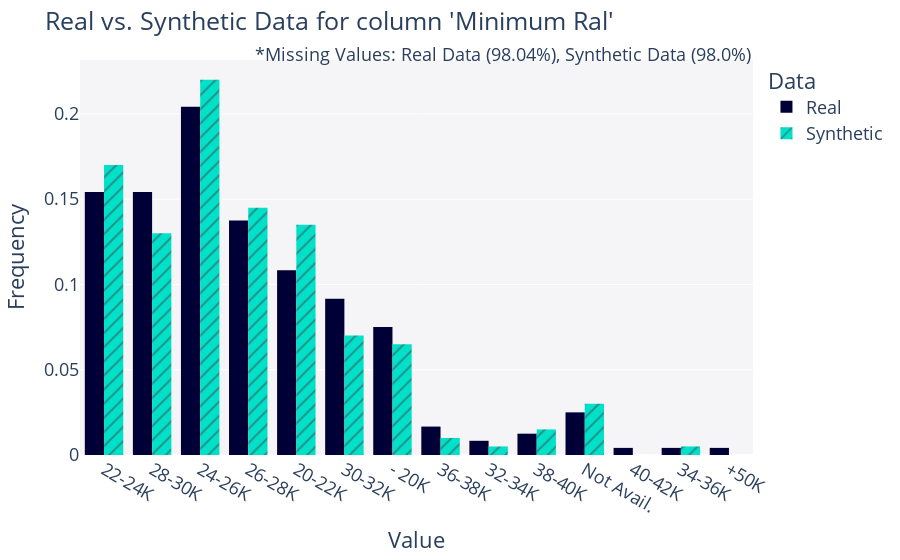
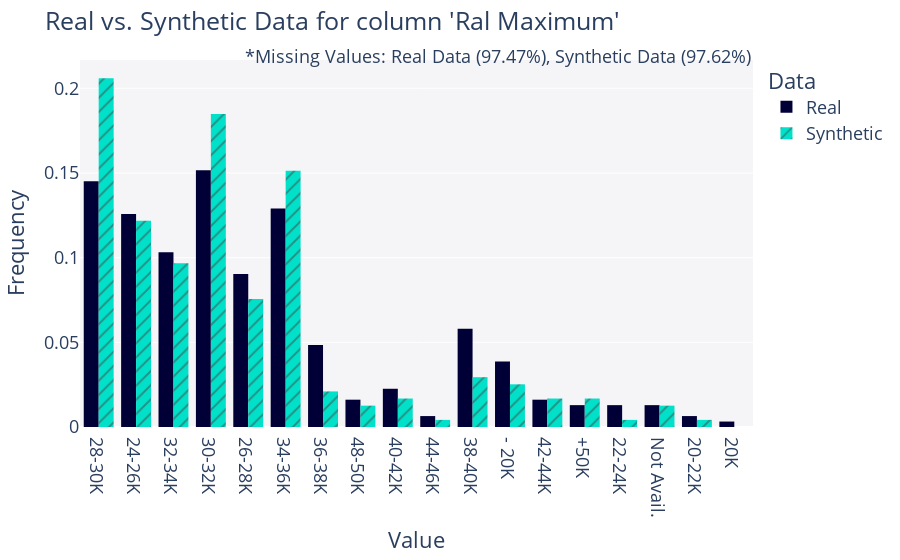
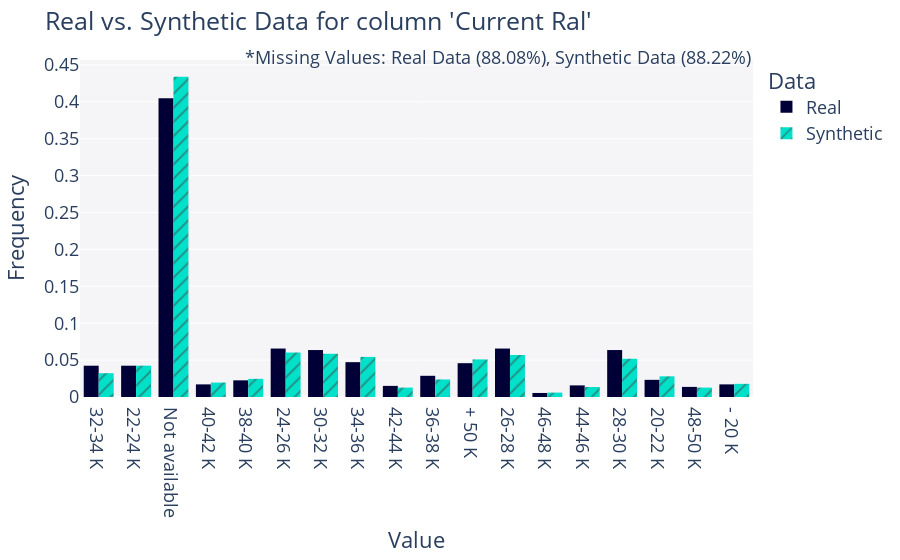
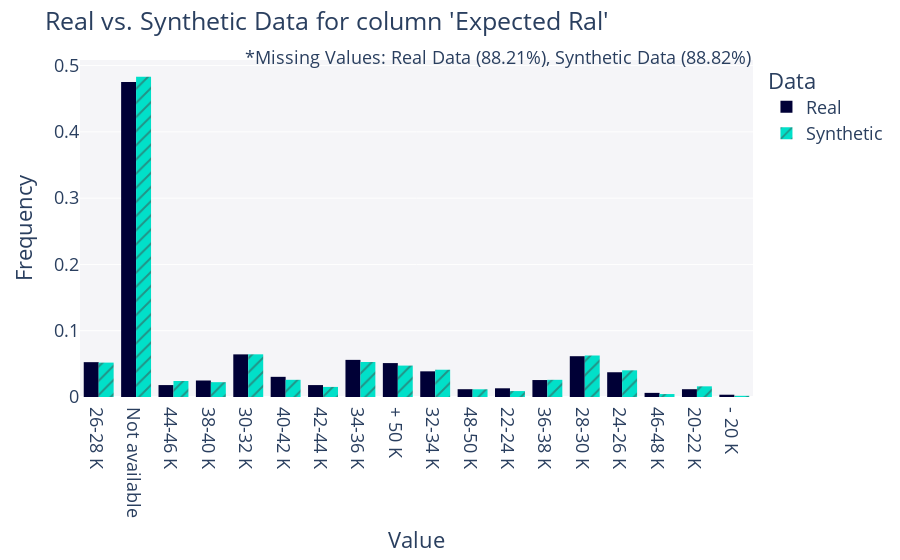

Here is the notebook cell these charts were saved with, in order:
### Code cell
# 3. plot the data
columns_to_plot = ['Minimum Ral', 'Ral Maximum', 'Current Ral', 'Expected Ral', 'Year of insertion', 'Year of Recruitment', 'Sex', 'Candidate State', 'Age Range', 'Years Experience']
for col in columns_to_plot:
    fig = get_column_plot(
        real_data=data,
        synthetic_data=synthetic_data,
        metadata=metadata,
        column_name=col,
        plot_type='bar'
    )
        
    fig.show()

### Figure 1 — Plotly figure (JSON) as saved in the notebook; plotly's stock layout.template omitted (floating-point values rounded to 4 significant figures; data arrays with more than 128 entries replaced by an {"elided": "..."} marker saying what was removed)
{"data": [{"alignmentgroup": "True", "bingroup": "x", "histnorm": "probability density", "hovertemplate": "<b>Real</b><br>Frequency: %{y}<extra></extra>", "legendgroup": "Real", "marker": {"color": "#000036", "pattern": {"shape": ""}}, "name": "Real", "offsetgroup": "Real", "orientation": "v", "showlegend": true, "type": "histogram", "x": {"elided": "240 str values"}, "xaxis": "x", "yaxis": "y"}, {"alignmentgroup": "True", "bingroup": "x", "histnorm": "probability density", "hovertemplate": "<b>Synthetic</b><br>Frequency: %{y}<extra></extra>", "legendgroup": "Synthetic", "marker": {"color": "#01E0C9", "pattern": {"shape": "/"}}, "name": "Synthetic", "offsetgroup": "Synthetic", "orientation": "v", "showlegend": true, "type": "histogram", "x": {"elided": "200 str values"}, "xaxis": "x", "yaxis": "y"}], "layout": {"annotations": [{"showarrow": false, "text": "*Missing Values: Real Data (98.04%), Synthetic Data (98.0%)", "x": 1, "xref": "paper", "y": 1.05, "yref": "paper"}], "barmode": "group", "font": {"size": 18}, "legend": {"title": {"text": "Data"}, "tracegroupgap": 0}, "margin": {"t": 60}, "plot_bgcolor": "#F5F5F8", "title": {"text": "Real vs. Synthetic Data for column 'Minimum Ral'"}, "xaxis": {"anchor": "y", "domain": [0, 1], "title": {"text": "Value"}}, "yaxis": {"anchor": "x", "domain": [0, 1], "title": {"text": "Frequency"}}}}

### Figure 2 — Plotly figure (JSON) as saved in the notebook; plotly's stock layout.template omitted (floating-point values rounded to 4 significant figures; data arrays with more than 128 entries replaced by an {"elided": "..."} marker saying what was removed)
{"data": [{"alignmentgroup": "True", "bingroup": "x", "histnorm": "probability density", "hovertemplate": "<b>Real</b><br>Frequency: %{y}<extra></extra>", "legendgroup": "Real", "marker": {"color": "#000036", "pattern": {"shape": ""}}, "name": "Real", "offsetgroup": "Real", "orientation": "v", "showlegend": true, "type": "histogram", "x": {"elided": "310 str values"}, "xaxis": "x", "yaxis": "y"}, {"alignmentgroup": "True", "bingroup": "x", "histnorm": "probability density", "hovertemplate": "<b>Synthetic</b><br>Frequency: %{y}<extra></extra>", "legendgroup": "Synthetic", "marker": {"color": "#01E0C9", "pattern": {"shape": "/"}}, "name": "Synthetic", "offsetgroup": "Synthetic", "orientation": "v", "showlegend": true, "type": "histogram", "x": {"elided": "238 str values"}, "xaxis": "x", "yaxis": "y"}], "layout": {"annotations": [{"showarrow": false, "text": "*Missing Values: Real Data (97.47%), Synthetic Data (97.62%)", "x": 1, "xref": "paper", "y": 1.05, "yref": "paper"}], "barmode": "group", "font": {"size": 18}, "legend": {"title": {"text": "Data"}, "tracegroupgap": 0}, "margin": {"t": 60}, "plot_bgcolor": "#F5F5F8", "title": {"text": "Real vs. Synthetic Data for column 'Ral Maximum'"}, "xaxis": {"anchor": "y", "domain": [0, 1], "title": {"text": "Value"}}, "yaxis": {"anchor": "x", "domain": [0, 1], "title": {"text": "Frequency"}}}}

### Figure 3 — Plotly figure (JSON) as saved in the notebook; plotly's stock layout.template omitted (floating-point values rounded to 4 significant figures; data arrays with more than 128 entries replaced by an {"elided": "..."} marker saying what was removed)
{"data": [{"alignmentgroup": "True", "bingroup": "x", "histnorm": "probability density", "hovertemplate": "<b>Real</b><br>Frequency: %{y}<extra></extra>", "legendgroup": "Real", "marker": {"color": "#000036", "pattern": {"shape": ""}}, "name": "Real", "offsetgroup": "Real", "orientation": "v", "showlegend": true, "type": "histogram", "x": {"elided": "1462 str values"}, "xaxis": "x", "yaxis": "y"}, {"alignmentgroup": "True", "bingroup": "x", "histnorm": "probability density", "hovertemplate": "<b>Synthetic</b><br>Frequency: %{y}<extra></extra>", "legendgroup": "Synthetic", "marker": {"color": "#01E0C9", "pattern": {"shape": "/"}}, "name": "Synthetic", "offsetgroup": "Synthetic", "orientation": "v", "showlegend": true, "type": "histogram", "x": {"elided": "1178 str values"}, "xaxis": "x", "yaxis": "y"}], "layout": {"annotations": [{"showarrow": false, "text": "*Missing Values: Real Data (88.08%), Synthetic Data (88.22%)", "x": 1, "xref": "paper", "y": 1.05, "yref": "paper"}], "barmode": "group", "font": {"size": 18}, "legend": {"title": {"text": "Data"}, "tracegroupgap": 0}, "margin": {"t": 60}, "plot_bgcolor": "#F5F5F8", "title": {"text": "Real vs. Synthetic Data for column 'Current Ral'"}, "xaxis": {"anchor": "y", "domain": [0, 1], "title": {"text": "Value"}}, "yaxis": {"anchor": "x", "domain": [0, 1], "title": {"text": "Frequency"}}}}

### Figure 4 — Plotly figure (JSON) as saved in the notebook; plotly's stock layout.template omitted (floating-point values rounded to 4 significant figures; data arrays with more than 128 entries replaced by an {"elided": "..."} marker saying what was removed)
{"data": [{"alignmentgroup": "True", "bingroup": "x", "histnorm": "probability density", "hovertemplate": "<b>Real</b><br>Frequency: %{y}<extra></extra>", "legendgroup": "Real", "marker": {"color": "#000036", "pattern": {"shape": ""}}, "name": "Real", "offsetgroup": "Real", "orientation": "v", "showlegend": true, "type": "histogram", "x": {"elided": "1446 str values"}, "xaxis": "x", "yaxis": "y"}, {"alignmentgroup": "True", "bingroup": "x", "histnorm": "probability density", "hovertemplate": "<b>Synthetic</b><br>Frequency: %{y}<extra></extra>", "legendgroup": "Synthetic", "marker": {"color": "#01E0C9", "pattern": {"shape": "/"}}, "name": "Synthetic", "offsetgroup": "Synthetic", "orientation": "v", "showlegend": true, "type": "histogram", "x": {"elided": "1118 str values"}, "xaxis": "x", "yaxis": "y"}], "layout": {"annotations": [{"showarrow": false, "text": "*Missing Values: Real Data (88.21%), Synthetic Data (88.82%)", "x": 1, "xref": "paper", "y": 1.05, "yref": "paper"}], "barmode": "group", "font": {"size": 18}, "legend": {"title": {"text": "Data"}, "tracegroupgap": 0}, "margin": {"t": 60}, "plot_bgcolor": "#F5F5F8", "title": {"text": "Real vs. Synthetic Data for column 'Expected Ral'"}, "xaxis": {"anchor": "y", "domain": [0, 1], "title": {"text": "Value"}}, "yaxis": {"anchor": "x", "domain": [0, 1], "title": {"text": "Frequency"}}}}
